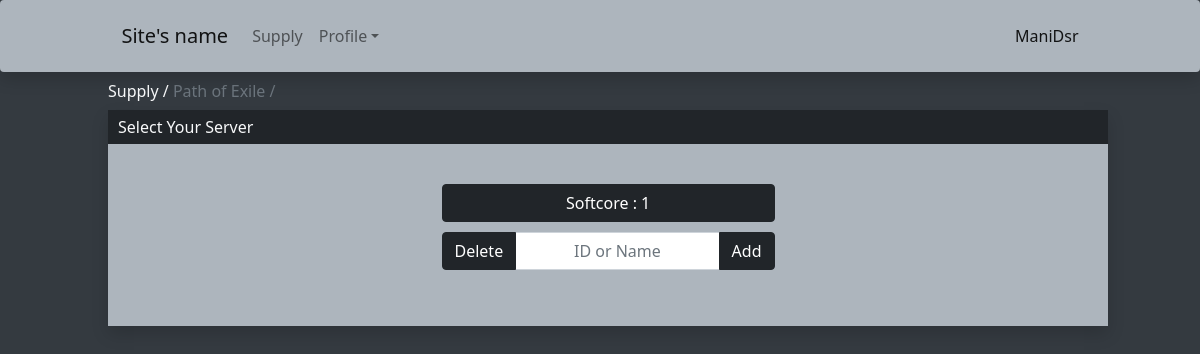
The page /Supply/1/ (signed in) on the database its author committed.
### StaffApp/models.py (models this page shows, shortened)
class Game(models.Model):
    name = models.CharField(max_length=200)

class Server(models.Model):
    Game = models.ForeignKey(Game,on_delete=models.CASCADE)
    name = models.CharField(max_length=200)

### StaffApp/views.py (the view, shortened to what this page needs)
# urls.py: path("<int:IDGame>/",views.GetServers,name="GetServers"),
@login_required(login_url='/login/')
def GetServers(response,IDGame):
    try:
        ourGame = Game.objects.get(id=IDGame)
        Servers = ourGame.server_set.all()
    except:
        return redirect(f"/Supply/")
    return render(response,"StaffApp/ListServers.html",{"GameList":Servers,"TitleContainer":"Select Your Server","gameName":ourGame})

### StaffApp/templates/StaffApp/ListServers.html (shortened to what this page needs)
{% extends 'StaffApp/BaseMenu.html'%}
{% block Link %}
    <a href="/Supply" style="color: #f8f9fa;">Supply / </a>
    <a href="/Supply/{{gameName.id}}" style="pointer-events: none;color: #d9dbdd;" class="text-muted">{{gameName.name}} / </a>
{% endblock %}
{% block TitleCont %}{{TitleContainer}}{% endblock %}
{% block Contant %}
    <div class="d-grid gap-2 col-4" style="margin: 0 33.35%;">
        {% for Game in GameList %}
            <a href="{{ request.get_full_path }}{{Game.id}}" type="button" class="btn btn-dark">{{Game.name}}{% if request.user.is_staff %} : {{Game.id}}{% endif %}</a>
        {% endfor%}
    </div>
    {% if request.user.is_staff %}
        <div style="margin-top: 10px;">
            <form method="POST" style="margin: 0 33.35%;">
                <div class="input-group mb-3">
                    <button class="btn btn-dark" type="submit" name="Delete" value="Delete">Delete</button>
                    <input type="text" class="form-control" placeholder="ID or Name" style="text-align: center;" name="IName">
                    <button class="btn btn-dark" type="submit" name="Add" value="Add">Add</button>
                </div>
            </form>
        </div>
    {% endif %}
{% endblock %}

### StaffApp/templates/StaffApp/BaseMenu.html (shortened to what this page needs)
<html lang="en">
<head>
    <link href="https://cdn.jsdelivr.net/npm/bootstrap@5.0.2/dist/css/bootstrap.min.css" rel="stylesheet">
</head>
<body>
    <nav class="navbar navbar-expand-lg navbar-light shadow p-3 bg-body rounded col-12">
        <div class="container-fluid" style="margin: 0 8%;">
          <a class="navbar-brand" href="#">Site's name</a>
          <div class="collapse navbar-collapse" id="navbarSupportedContent">
            <ul class="navbar-nav me-auto mb-2 mb-lg-0">
              <li class="nav-item">
                <a class="nav-link" aria-current="page" href="/Supply">Supply</a>
              </li>
              <li class="nav-item dropdown">
                <a class="nav-link dropdown-toggle" href="#" id="navbarDropdown" role="button" data-bs-toggle="dropdown" aria-expanded="false">Profile</a>
                  <hr class="dropdown-divider"></li>
                </ul>
            <a href="#" style="text-decoration: none;color: rgba(0, 0, 0, 0.9);font-weight: 500;text-transform: capitalize;">{{user.username}}</a>
          </div>
        </div>
    </nav>
    <div class="col-10" style="margin: 7px 9%;">
      {% block Link%}{% endblock%}
    </div>
    <div class="col-10 shadow" style="margin: 0 9%;">
        <div style="background-color: #212529;color: #f8f9fa;">
            <p style="padding: 5px 10px;margin-bottom: 0;">{% block TitleCont%}Select You Game{% endblock %}</p>
        </div>
        <div style="background-color: #adb5bd; padding: 40px 0;">
          {%if user.is_authenticated %}
            {% block Contant%}There is no Item To Show{% endblock %}
          {% endif %}
        </div>
    </div>
</body>
</html>

### StaffApp/templates/StaffApp/BaseMenu.html (style rules this page uses)
.bg-body { background-color: #adb5bd!important; }
body { background-color: #343a40; }
a { text-decoration: none; }

### rows shown on the page
Game: name "Path of Exile"
Server: name "Softcore", id "1"

### other values the page prints
{{ user.username }} "ManiDsr"
{{ TitleContainer }} "Select Your Server"
